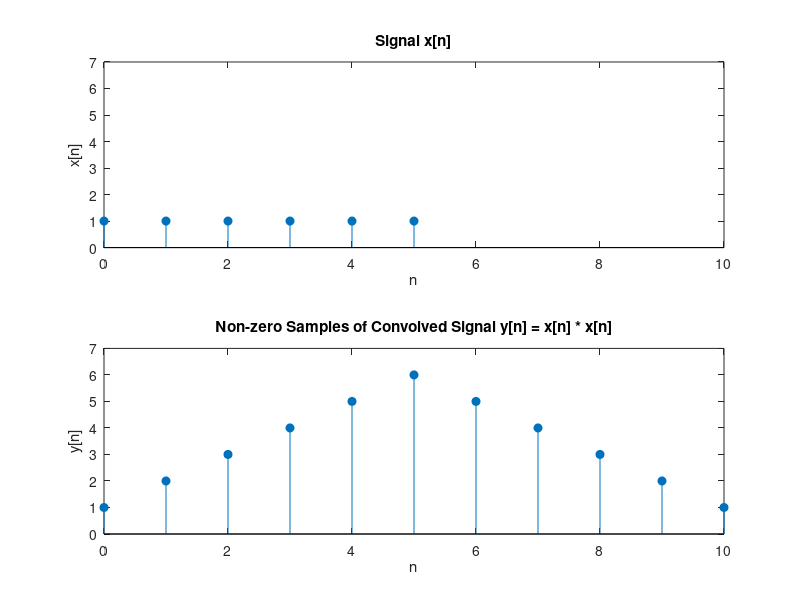

The MATLAB source for this figure:
% x[n]
n = 0:5;
x = ones(1, length(n)); 

% Perform convolution
y = conv(x, x);

% Find the non-zero samples of y
non_zero_indices = find(y); % Indices of non-zero samples
non_zero_samples = y(non_zero_indices); % Non-zero samples of y

% Construct the index vector ny
ny = non_zero_indices - 1; % Adjust indices for MATLAB's 1-based indexing

% Plot x[n]
subplot(2,1,1);
stem(n, x, 'filled');
title('Signal x[n]');
xlabel('n');
ylabel('x[n]');
axis([0 max(ny) 0 max(y)+1]);  % Set appropriate axis limits

% Plot the non-zero samples of y[n]
subplot(2,1,2);
stem(ny, non_zero_samples, 'filled');
title('Non-zero Samples of Convolved Signal y[n] = x[n] * x[n]');
xlabel('n');
ylabel('y[n]');
axis([0 ny(end) 0 max(non_zero_samples)+1]);  % Set appropriate axis limits



